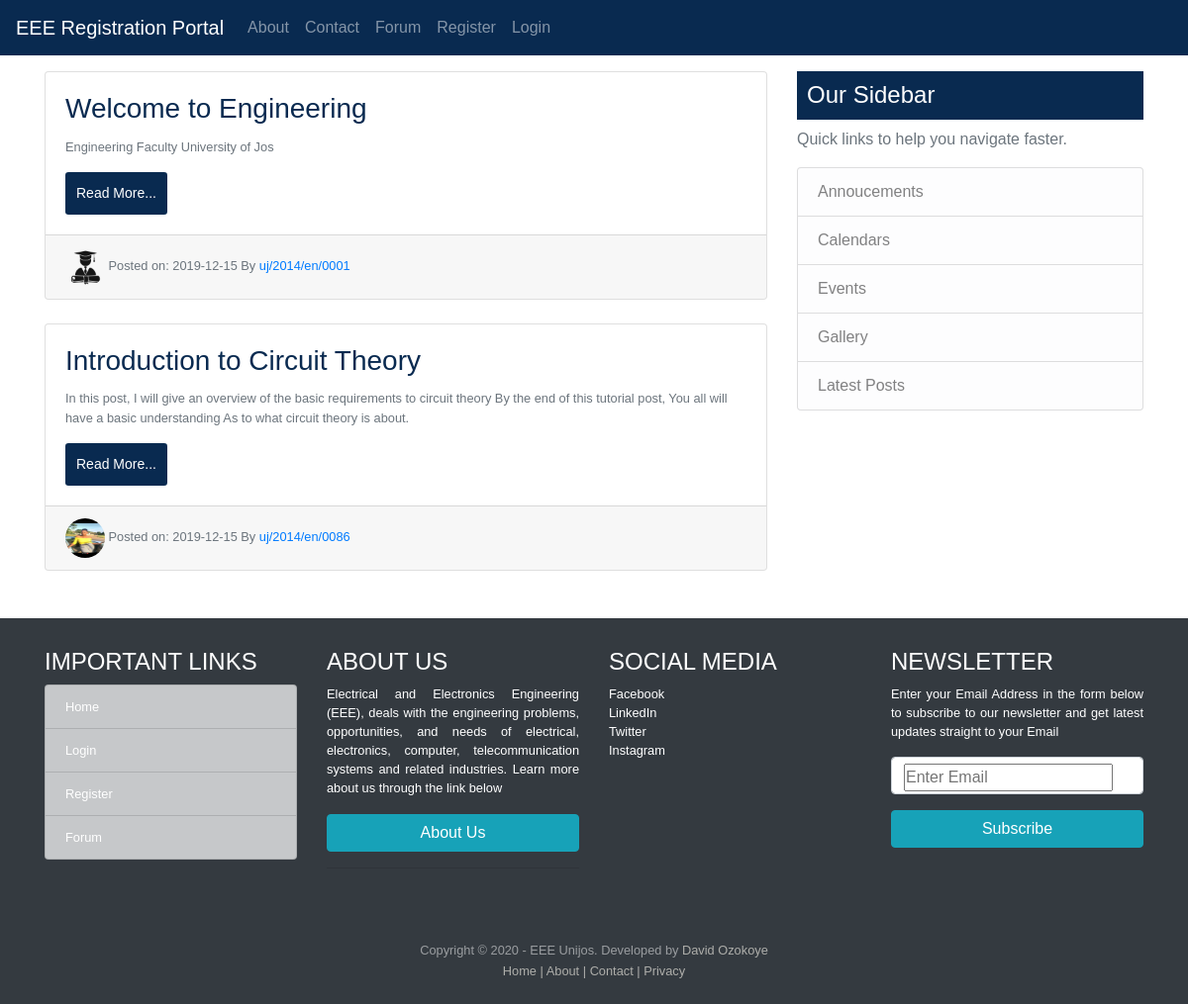
/forum, run on an earlier commit of the app's database.
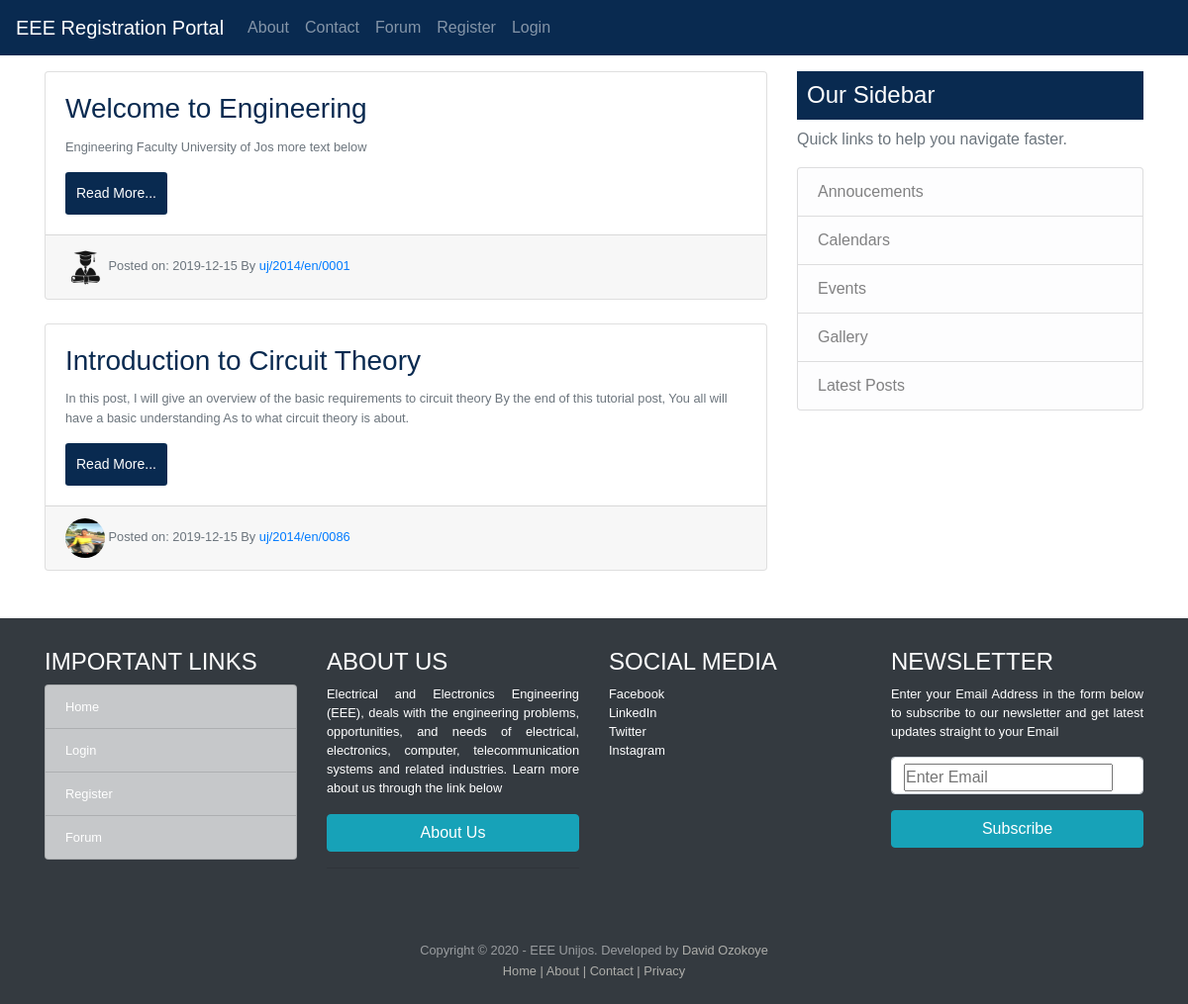
And on a later commit of the database.
### app.py (models this page shows, shortened)
class Post(db.Model):
    id = db.Column(db.Integer, primary_key=True)
    title = db.Column(db.String(100), nullable=False)
    date_posted = db.Column(db.DateTime, nullable=False, default=datetime.utcnow)
    content = db.Column(db.Text, nullable=False)
    student_id = db.Column(db.Integer, db.ForeignKey('student.id'), nullable=False)

class Student(UserMixin, db.Model):
    id = db.Column(db.Integer, primary_key=True)
    first_name = db.Column(db.String(50), nullable=False)
    last_name = db.Column(db.String(50), nullable=False)
    username = db.Column(db.String(15), unique=True, nullable=False)
    email = db.Column(db.String(120), unique=True, nullable=False)
    password = db.Column(db.String(80), nullable=False)
    profile = db.Column(db.String(20), nullable=False, default='profile.jpg')
    department = db.Column(db.String(60), nullable=False, default='Electrical Electronics Engineering')
    dob = db.Column(db.String(60))
    address = db.Column(db.String(255), default='University of Jos')
    level = db.Column(db.Integer, default='100')
    gender = db.Column(db.String(20))
    posts = db.relationship('Post', backref='author', lazy=True)
    courses = db.relationship('Course', secondary=student_courses, backref=db.backref('courses', lazy='dynamic'))
    is_admin = db.Column(db.Boolean, default=False)

### app.py (the view)
@app.route('/forum')
def forum():
    posts = Post.query.all()
    return render_template('forum.html', title='EEE Forum', posts=posts)

### templates/forum.html
{% extends "base.html" %}
{% block content %}
{% for post in posts %}
    <div class="card mb-4">
        <div class="card-body">
            <h3 class="card-title"><a style="text-decoration: none; color: #092a50;" href="{{ url_for('forum_content', post_id=post.id) }}"> {{ post.title }} </a></h3>
            <p class="card-text small text-muted"> {{ post.content }} </p>
         <small><a href=" {{ url_for('forum_content', post_id=post.id) }} " style="align-self: right; background-color: #092a50; color: #ffffff; padding: 10px;" class="btn btn-sm">Read More...</a></small>
        </div>
        <div class="card-footer text-muted">
            <small>
            <img class="rounded-circle" height="40px" width="40px" src=" {{ url_for('static', filename='images/' + post.author.profile) }} " alt="Post Author Image">
            Posted on: {{ post.date_posted.strftime('%Y-%m-%d') }}
             By <a href=" {{url_for('dashboard')}}">{{ post.author.username }} </a>
            </small>
        </div>
    </div>
{% endfor %}
{% endblock content %}

### templates/base.html (shortened to what this page needs)
<!DOCTYPE html>
<html lang="en">
<head>
    <link rel="stylesheet" href="{{ url_for('static', filename='css/bootstrap.min.css') }}">
    <link rel="stylesheet" href="{{ url_for('static', filename='css/bootstrap-grid.min.css') }}">
    <link rel="stylesheet" href="{{ url_for('static', filename='css/bootstrap-reboot.min.css') }}">
    <link rel="stylesheet" href="{{ url_for('static', filename='css/main.css') }}">
    <link rel="stylesheet" href="{{ url_for('static', filename='css/style.css') }}">
    <link rel="stylesheet" href="{{ url_for('static', filename='css/all.min.css') }}">
    <link rel="stylesheet" href="{{ url_for('static', filename='css/dataTables.bootstrap4.min.css') }}">
      <link rel="stylesheet" href="../static/css/bootstrap.min.css">
  <link rel="stylesheet" href="../static/css/dataTables.bootstrap4.min.css">
</head>
<body>
    {% if current_user.is_admin == True %}
    <nav class="navbar navbar-expand-sm bg-dark navbar-dark">
          <a class="navbar-brand" href="/home">Admin Navigation</a>
          <button class="navbar-toggler" type="button" data-toggle="collapse" data-target="#collapsibleNavbar">
            <span class="navbar-toggler-icon"></span>
          </button>
          <div class="collapse pull-right navbar-collapse" id="collapsibleNavbar">
            <ul class="navbar-nav">
              <li class="nav-item">
                <a class="nav-link" href="/admin">Admin Panel</a>
              </li>
              <li class="nav-item">
                <a class="nav-link" href="/admin_profile">Admin Dashboard</a>
              </li>
              <li class="nav-item">
                <a class="nav-link" href="/add_admin">Add Admin</a>
              </li>
              <li class="nav-item">
                <a class="nav-link" href="/admin/student">All Students</a>
              </li>
               <li class="nav-item">
                <a class="nav-link" href="/logout">Logout</a>
              </li>
            </ul>
          </div>
        </nav>
        {% else %}
        <nav style="background-color: #092a50 !important;" class="navbar navbar-expand-sm bg-dark navbar-dark">
          <a class="navbar-brand" href="/home">EEE Registration Portal</a>
          <div class="collapse pull-right navbar-collapse" id="collapsibleNavbar">
            <ul class="navbar-nav">
              <li class="nav-item">
                <a class="nav-link" href="/about">About</a>
              </li>
              <li class="nav-item">
                <a class="nav-link" href="/contact">Contact</a>
              </li>
              <li class="nav-item">
                <a class="nav-link" href="/forum">Forum</a>
              </li>
              {% if current_user.is_authenticated %}
                    <li class="nav-item ">
                        <a class="nav-link" href="{{url_for('dashboard')}}">Dashboard</a>
                    </li>
                    <li class="nav-item">
                        <a class="nav-link" href="{{url_for('new_post')}}">Create Post</a>
                    </li>
                    <li class="nav-item">
                        <a class="nav-link" href="{{url_for('logout')}}">Logout</a>
                    </li>
                {% else %}
                    <li class="nav-item">
                        <a class="nav-link" href="{{url_for('auth')}}">Register</a>
                    </li>
                    <li class="nav-item">
                        <a class="nav-link" href="{{url_for('login')}}">Login</a>
                    </li>
                {% endif %}
            </ul>
          </div>
        </nav>
        {% endif %}
    <div class="container mt-3">
        <div class="row">
            <div class="col-md-8">
                {% block content %}{% endblock %}
            </div>
            <div class="col-md-4">
                <h4 style=" background-color: #092a50; color: #ffffff; padding: 10px;">Our Sidebar</h4>
                <p class="text-muted">
                    Quick links to help you navigate faster.
                    <ul class="list-group">
                        <li class="list-group-item list-group-item-light">Annoucements</li>
                        <li class="list-group-item list-group-item-light">Calendars</li>
                        <li class="list-group-item list-group-item-light">Events</li>
                        <li class="list-group-item list-group-item-light">Gallery</li>
                        <li class="list-group-item list-group-item-light">Latest Posts</li>
                    </ul>
                </p>
            </div>
        </div>
    </div>
     <div class="container-fluid bg-dark">
        <div class="small row text-white mt-4" style="padding: 30px;">
            <div class="col-md-3">
                <h4>IMPORTANT LINKS</h4>
                <ul class="list-group">
                    <li class="list-group-item list-group-item-dark"><a style="text-decoration: none; color: #fff;" href="/home">Home</a></li>
                    <li class="list-group-item list-group-item-dark"><a style="text-decoration: none; color: #fff;" href="/login">Login</a></li>
                    <li class="list-group-item list-group-item-dark"><a style="text-decoration: none; color: #fff;" href="/register">Register</a></li>
                    <li class="list-group-item list-group-item-dark"><a style="text-decoration: none; color: #fff;" href="/forum">Forum</a></li>
                </ul>
                <br>
            </div>
            <div class="col-md-3">
                <h4>ABOUT US</h4>
                <p class="text-justify">
                Electrical and Electronics Engineering (EEE), deals with the engineering problems,
                opportunities, and needs of electrical, electronics, computer, telecommunication
                systems and related industries. Learn more about us through the link below</p>
                <button style="width: 100%;" class="btn btn-info" ><a style="text-decoration: none; color: #fff;" href="/about">About Us</a></button>
                <br>
                <hr>
            </div>
            <div class="col-md-3">
                <h4>SOCIAL MEDIA</h4>
                <ul class="list-group footer-s">
                    <li ><a style="text-decoration: none; color: #fff;" href="https://facebook.com">Facebook</a></li>
                    <li><a style="text-decoration: none; color: #fff;" href="https://linkedin.com">LinkedIn</a></li>
                    <li><a style="text-decoration: none; color: #fff;" href="https://twitter.com">Twitter</a></li>
                    <li><a style="text-decoration: none; color: #fff;" href="https://instagram.com">Instagram</a></li>
                </ul>
                <br>
            </div>
            <div class="col-md-3">
                <h4>NEWSLETTER</h4>
                <p class="text-justify">
                Enter your Email Address in the form below to subscribe to our newsletter and get latest updates straight to your Email</p>
                <form>
                    <div class="form-group">
                        <div class="form-control">
                            <input type="text" placeholder="Enter Email" class="form-control-md">
                        </div>
                    </div>
                </form>
                <button style="width: 100%;" class="btn btn-info" ><a style="text-decoration: none; color: #fff;" href="#">Subscribe </a></button>
                <br>
            </div>
        </div>
    </div>
    <footer id="sticky-footer" class="py-4 bg-dark text-white-50">
    <div class="container text-center">
      <small>Copyright &copy; 2020 - EEE Unijos. Developed by <a style="text-decoration: none; color: #aeaeaa;" href="https://gyrationtechs.com.ng">David Ozokoye</a></small>
      <small class="pull-right">
          <div class="link-style">
                <a style="text-decoration: none; color: #aeaeaa;" href="/home"> Home </a> |
                <a style="text-decoration: none; color: #aeaeaa;" href="/about"> About </a> |
                <a style="text-decoration: none; color: #aeaeaa;" href="/contact"> Contact </a> |
                <a style="text-decoration: none; color: #aeaeaa;" href="/privacy"> Privacy </a>
             </div>
      </small>
    </div>
  </footer>
</body>
</html>

### static/css/style.css (style rules this page uses)
ul.footer-s { list-style: none; }
.link-style { text-decoration: none; color: #aeaeaa; }

What changed in the data, as far as the page shows it:
changed Post "Welcome to Engineering": content "Engineering Faculty University of Jos" → "Engineering Faculty University of Jos more text below"
